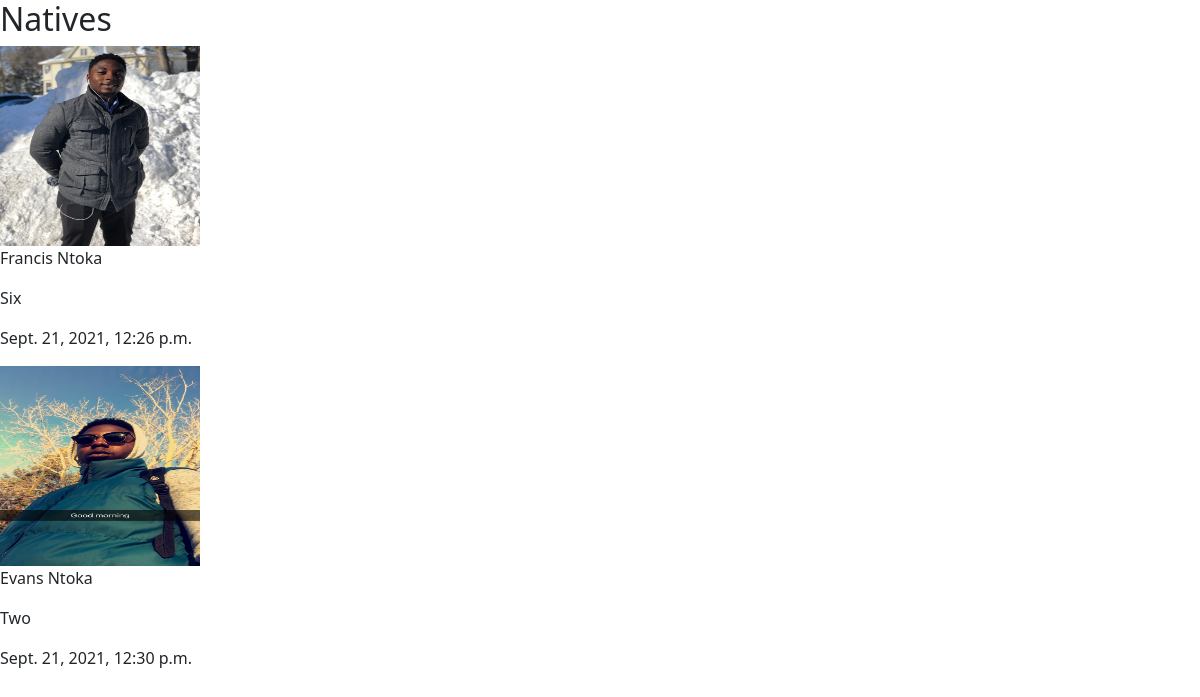
/display/, run on an earlier commit of the app's database.
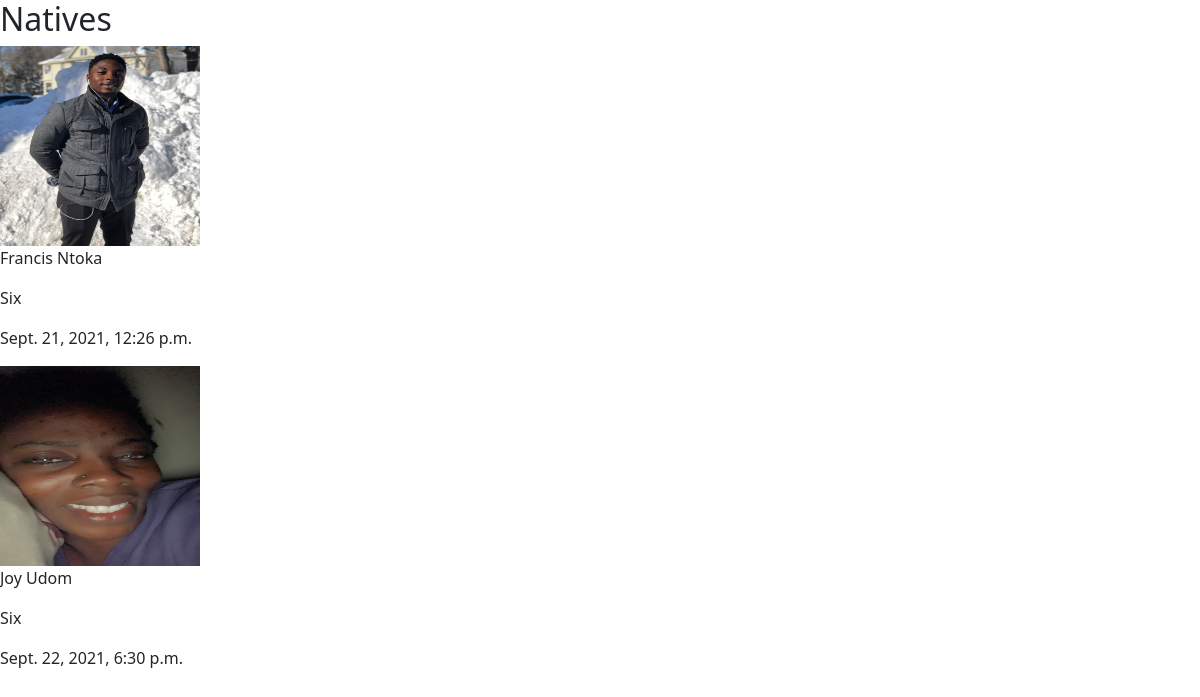
And on a later commit of the database.
### myapp/models.py (models this page shows, shortened)
class Native(models.Model):
    first_name = models.CharField(max_length=50)
    last_name = models.CharField(max_length=50)
    image = models.ImageField(default="", upload_to="./media/uploads/")
    cohort = models.ForeignKey(Cohort, on_delete=models.DO_NOTHING)
    date_added = models.DateTimeField(auto_now_add=True)
    def __str__(self):
        return self.first_name + " " + self.last_name

class Cohort(models.Model):
    name = models.CharField(max_length=15)
    description = models.TextField()
    date_created = models.DateTimeField(auto_now_add=True)
    def __str__(self):
        return self.name

### myapp/views.py (the view)
# urls.py: path('display/', views.display, name='display'),
def display(request):
    native = Native.objects.all()
    print(native)
    context = {
        "native": native
    }
    return render(request, "display.html", context)

### myapp/templates/display.html (shortened to what this page needs)
<!DOCTYPE html>
<html lang="en">
<head>
    <link href="https://cdn.jsdelivr.net/npm/bootstrap@5.1.1/dist/css/bootstrap.min.css" rel="stylesheet"
>
</head>
<body>
    <h2> Natives </h2>
             {% for n in native %}
                  <div style="">
                      <a href="{% url 'thought' %}"><img src="{{ n.image.url }}" width="200" height="200"></a>
                  <p>{{ n }}</p>
                  <p>{{ n.cohort }}</p>
                  <p>{{ n.date_added }}</p>
                  </div>
            {% endfor %}
</body>
</html>

What changed in the data, as far as the page shows it:
removed Native: image (picture), first_name+last_name "Evans Ntoka", cohort "Two", date_added "Sept. 21, 2021, 12:30 p.m."
added Native: image (picture), first_name+last_name "Joy Udom", cohort "Six", date_added "Sept. 22, 2021, 6:30 p.m."
